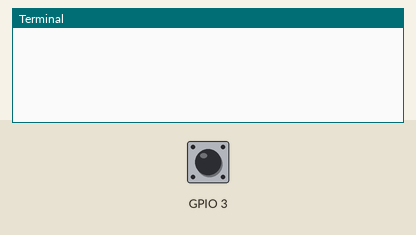
The program below on a simulated Raspberry Pi (BCM pin numbers), started with the arguments --channels 3. On the bench: the last lines printed to the terminal. The inputs (shaded band) are chosen by the test bench; at power-on: GPIO 3 HIGH.

Above: at 1.2 s.
1.3 s: GPIO 3 pulled LOW for 0.15 s
At 2.5 s:
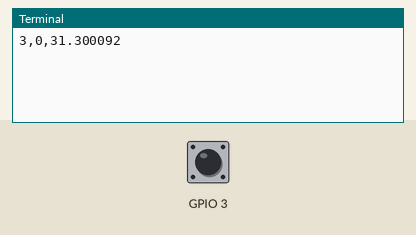
2.9 s: GPIO 3 pulled LOW for 1 s
At 4.7 s:
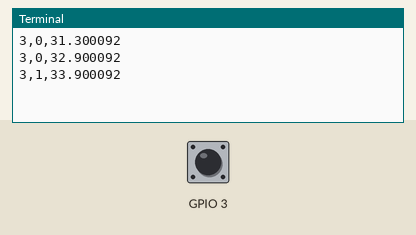
5.4 s: GPIO 3 pulled LOW for 0.15 s
At 5.9 s:
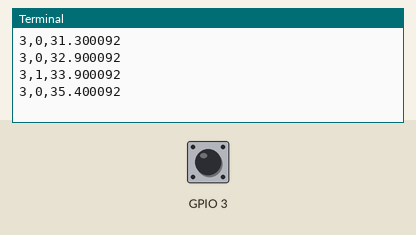
Timing chart, 0 to 8.4 s (numbered marks = the images above; inputs shaded):
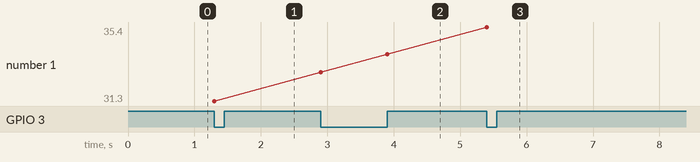

Measured:
- after the input at 1.3 s, the terminal: prints a new line at once (image 1)
- after the input at 2.9 s, the terminal: prints a new line at once (image 2)
- after the input at 5.4 s, the terminal: prints a new line at once (image 3)
- plotted number 1: 31.3 → 33.9 after the input at 2.9 s, 33.9 → 35.4 after the input at 5.4 s

The program:

monitor.py
```python
import RPi.GPIO as GPIO
import time


def monitor_callback(channel):
    measurement = GPIO.input(channel)
    print('{},{},{}'.format(channel, measurement, time.perf_counter()))


class VibrationMonitor:

    def __init__(self, *channels, bouncetime=300):
        self.channels = channels

        # setup GPIO
        GPIO.setmode(GPIO.BCM)
        for channel in self.channels:
            GPIO.setup(channel, GPIO.IN)
            GPIO.add_event_detect(channel, GPIO.BOTH, bouncetime=bouncetime)
            GPIO.add_event_callback(channel, monitor_callback)

    def monitor(self):
        while True:
            pass


if __name__ == '__main__':
    import argparse
    parser = argparse.ArgumentParser()
    parser.add_argument('-c', '--channels',
                        nargs='+',
                        type=int,
                        required=True,
                        help='Raspberry Pi GPIO Data BCM channel number(s)')
    parser.add_argument('-b', '--bouncetime',
                        type=int,
                        default=300,
                        help='GPIO Event detect "bouncetime" [DEFAULT=300]')
    args = parser.parse_args()

    monitor = VibrationMonitor(*args.channels)
    monitor.monitor()
```
